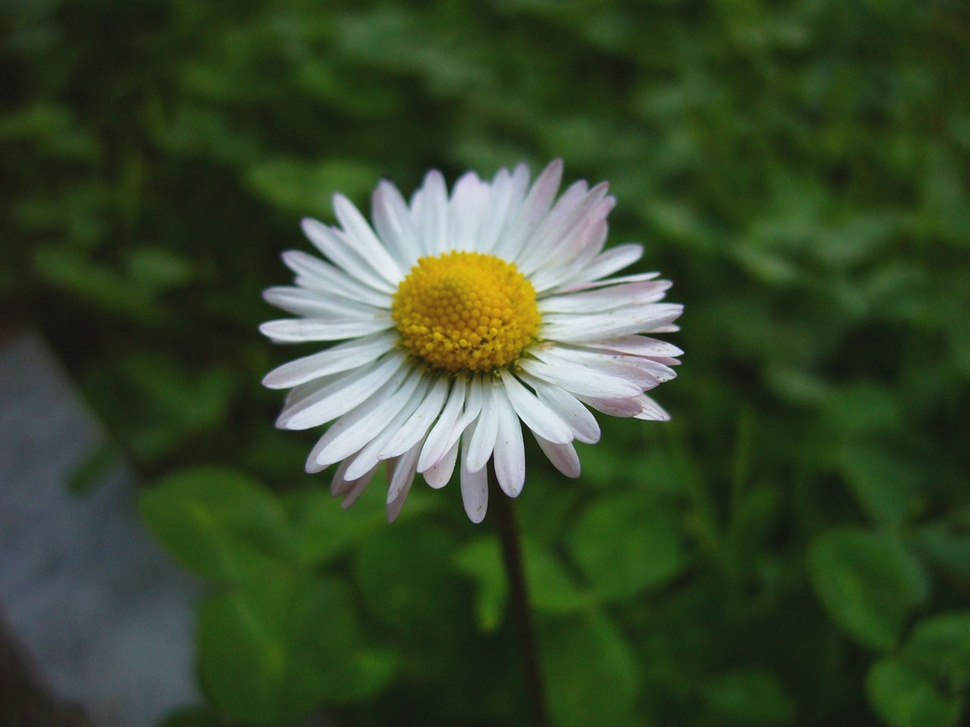
#> input picture EN/07/flower.jpg, 970 x 727 px, shrunk from 1280 x 960 before the run, found by its file name
$ jupyter execute --allow-errors '7 - Machine learning data preparation_AL.ipynb'
#> lines starting #> are read from the running program, lines starting #| are printed output that depends on the picture
# 7. Përgatitja e të dhënave të mësimit të makinerisë

(nga Gjorgji Noveski, JSI, Slovenia)

Në këtë kapitull ne do të kryejmë operacione të ndryshme mbi të dhënat për t'i përgatitur ato për algoritmet tona të mësimit të makinerisë.

Për të filluar, duhet të importojmë disa paketa të cilat do të na ndihmojnë në përgatitjen e të dhënave. Këto paketa, ose bibliotekat siç i quajmë ne, janë:
- pandas, për të punuar me të dhëna tabelare
- numpy, për veprimet matematikore
- sklearn, për algoritmet e mësimit të makinerisë dhe funksione të tjera të dobishme
- cv2 - për funksionimin me imazhe
- matplotlib - për shfaqjen e parcelave dhe grafikëve

[cell 1]
import cv2
import matplotlib.pyplot as plt
import pandas as pd
import numpy as np
from sklearn.feature_extraction import DictVectorizer
from sklearn.model_selection import train_test_split
from sklearn import svm

Po ngarkojmë grupin e të dhënave dhe po shtypim 5 rreshtat e parë për të parë se cilat veçori ka. Kjo është vetëm për të na dhënë një ide se me çfarë po punojmë.

#> (a cell that did not finish here is left out)

Mund të bëjmë disa analiza mbi grupin e të dhënave për të parë se sa shkolla të mesme të ndryshme përmenden në të.

#> (a cell that did not finish here is left out)

## 7.1. Kryerja e shënimeve me dorë në një grup të thjeshtë të dhënash (krijuar në klasë).

Në këtë grup të dhënash ka informacione të pranishme për çdo nxënës si: emri, mosha, gjinia, gjatësia në centimetra, cilën shkollë të mesme ndjek dhe nota mesatare (1 është më e ulëta, 5 është më e larta). Le të themi, për shembull, ne jemi një profesor dhe duam të kemi edhe më shumë informacion nga ky grup të dhënash. Në atë rast, një qasje do të ishte shtimi i informacionit nëse studenti do të kalojë apo jo sipas notës mesatare. Mund të shtojmë manualisht një kolonë tjetër në grupin e të dhënave e cila do të quhet "Ka kaluar" dhe do të përmbajë vlerat po ose jo, të përfaqësuara si një dhe zero përkatësisht.

#> (a cell that did not finish here is left out)

#> (a cell that did not finish here is left out)

Tani mund të shohim se grupi ynë i të dhënave ka gjithashtu një kolonë të quajtur "ka kaluar"(has passed). Ne mund të shtojmë kolona shtesë në të ardhmen në varësi të asaj që na kërkohet të bëjmë.

## 7.2. Eksperimentimi me ekstratimin(nxjerrjen) e veçorive

Ekstraktimi i veçorive është detyra e shëndërrimit të veçorive që tashmë kemi në grupin tonë të të dhënave, në veçori që do të jenë të përshtatshme për t'u përdorur nga algoritmet e mësimit të makinerisë. Meqenëse algoritmet janë krijuar për të trajtuar më mirë të dhënat që janë në format numerik, ndalesa jonë e radhës në ekstraktimin e këtij funksioni do të jetë pikërisht ajo, për të transformuar të dhënat tona në diçka numerike.

Së pari rregullojmë të dhënat tona në një fjalor python. Ne e bëjmë këtë pasi metoda që do të shëndërrojë veçoritë tona në veçori numerike pranon fjalorë.

[cell 6]
dataset_as_dictionary = []
#> (the rest of this cell did not finish here and is left out)

Ne përdorim klasën **DictVectorizer** të bibliotekës sklearn për të arritur qëllimin tonë për marrjen e veçorive numerike. Ne krijojmë një shembull të asaj klase dhe thërrasim metodën **fit_transform()** që do të analizojë të dhënat dhe do t'i shëndërrojë ato në numra në përputhje me rrethanat.

[cell 7]
vect = DictVectorizer()
#> (the rest of this cell did not finish here and is left out)

Shohim që në vend që të kemi veçoritë në varg(string), tani ato janë shndërruar në një paraqitje numerike.

## 7.3. Ndarja e grupit të të dhënave në grupe trajnimi dhe testimi

Një hap i rëndësishëm gjatë krijimit të modeleve të mësimit të makinerisë është ndarja e të dhënave në një grup të dhënash trajnimi dhe një grup të dhënash testimi.
Ne e bëjmë këtë sepse nëse trajnojmë dhe testojmë modelin e mësimit të makinerisë në të njëjtin grup të dhënash, atëherë rezultatet nuk do të na tregojnë se sa mirë do të funksionojë modeli ynë kur paraqitet me të dhëna të reja dhe të padukshme. Pra, zgjidhja është ndarja e të dhënave në një grup të dhënash trajnimi dhe testimi. Siç sugjeron emri, një do të përdoret vetëm në pjesën e trajnimit të modelit, ndërsa ne marrim metrikat tona dhe bëjmë supozime rreth modelit kur e ekzekutojmë atë në grupin e të dhënave testuese.

Për të dhënat tona të vogla, është e mundur që manualisht të ndahet grupi i të dhënave në një grup të dhënash trajnimi dhe testimi. Por, kur do të punojmë me grupe të dhënash të mëdha, kjo do të bëhet e pamundur. Ne mund të përdorim funksionalitetet e dobishme që na jep biblioteka sklearn, përkatësisht funksionin **train_test_split()** për të ndarë automatikisht grupin e të dhënave. Meqenëse modelet e mësimit të makinerisë marrin të dhënat si hyrje dhe parashikojnë disa ndryshore të synuara, ne duhet t'i kalojmë të njëjtën gjë funksionit.

Në skenarin tonë, ne duam të jemi në gjendje të parashikojmë nëse një student ka një notë kaluese. Hyrja që do t'i japim modelit të mësimit të makinerisë do të jetë informacioni i përgjithshëm i studentëve, duke mos marrë parasysh notën e tyre mesatare. Këtu ne përsëri transformojmë vetëm të dhënat që na duhen si hyrje në model në fjalorë të cilët do të përdoren për nxjerrjen e veçorive.

[cell 8]
# FOR X
x_data_as_dictionary = []
#> (the rest of this cell did not finish here and is left out)

Sa i përket variablës së synuar, nuk kemi pse të bëjmë ndonjë nxjerrje veçorie, thjesht mund ta përdorim atë siç është. Variabli ynë i synuar është kolona "ka kaluar"(has passed) e të dhënave tona.

[cell 9]
vect = DictVectorizer()
#> (the rest of this cell did not finish here and is left out)

Ne e ndajmë grupin e të dhënave në 4 pjesë:
- x_train është hyrja në model gjatë trajnimit
- y_train është ndryshorja e synuar që do të përdoret gjatë trajnimit të modelit

- x_test është hyrja në model kur duam të bëjmë një parashikim, ose të llogarisim se sa mirë po performon modeli ynë
- y_test është ndryshorja e synuar të cilën ne e kontrollojmë për të parë nëse modeli ynë ka të drejtë kur bën një parashikim

#> (a cell that did not finish here is left out)

Ne krijojmë një instancë të modelit **Support Vector Machine** me ndihmën e bibliotekës sklearn. Në funksionin **fit()** i kalojmë të dhënat që i nevojiten gjatë trajnimit.

[cell 11]
MLModel = svm.SVC()
#> (the rest of this cell did not finish here and is left out)

Në fund kemi bërë një parashikim për të dhënat që kemi në grupin e të dhënave të testimit, çdo element përfaqëson nëse studenti ka kaluar apo jo.

#> (a cell that did not finish here is left out)

## 7.4. Përdorimi i shtimit të të dhënave

Rasti më i zakonshëm i përdorimit për shtimin e të dhënave është në imazhe. Disa modele të mësimit të makinerisë janë krijuar për të marrë si hyrje imazhe. Imazhet përfaqësohen si grupe tredimensionale, një dimension është gjerësia, i dyti është lartësia dhe i treti është ngjyra (e kuqe, jeshile, blu). Vlerat e vargjeve të gjerësisë dhe lartësisë përfaqësojnë intensitetin e pikselit të një ngjyre specifike.

Disa forma të shtimit të të dhënave në imazhe mund të jenë mjaft të thjeshta. Për shembull:
- Pasqyrimi horizontalisht
- Pasqyrimi vertikalisht
- Zmadhimi
- Rrotullimi
- etj.

Në shembullin e mëposhtëm do të shohim se si mund të ngarkojmë një imazh të thjeshtë dhe t'i bëjmë ndryshim(pasqyrim).

[cell 13]
from skimage import io
image = io.imread('https://github.com/VALENCEML/eBOOK/raw/main/EN/07/flower.jpg')
#> image is the input picture: shape (727, 970, 3); mean R, G, B 56.7, 73.5, 45.3
augmented_image = cv2.flip(image, 1)
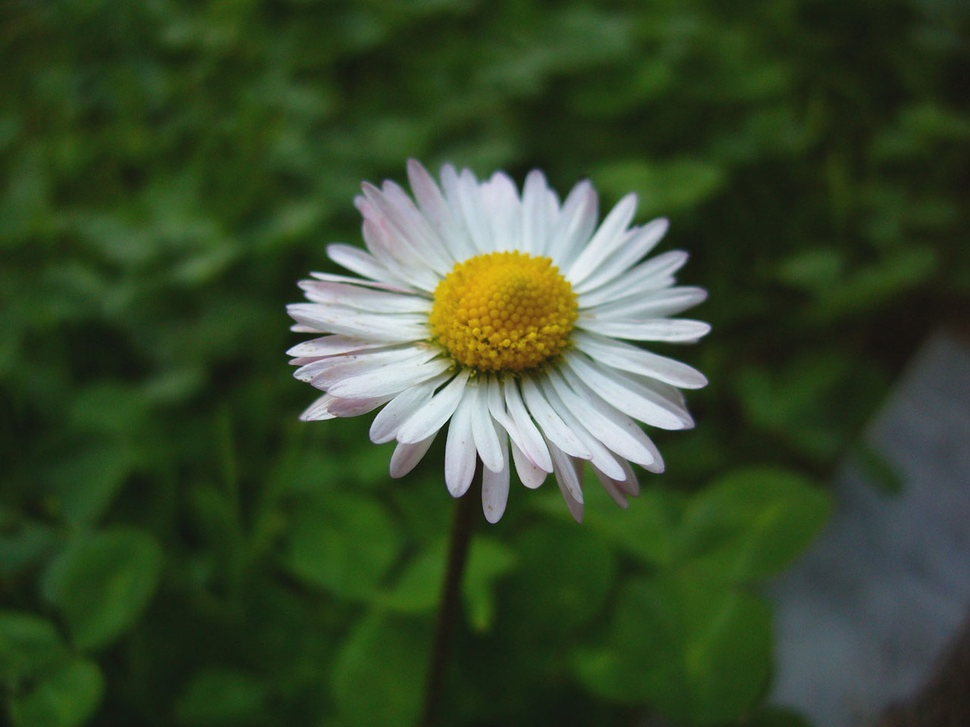
#> augmented_image: shape (727, 970, 3); mean R, G, B 56.7, 73.5, 45.3
